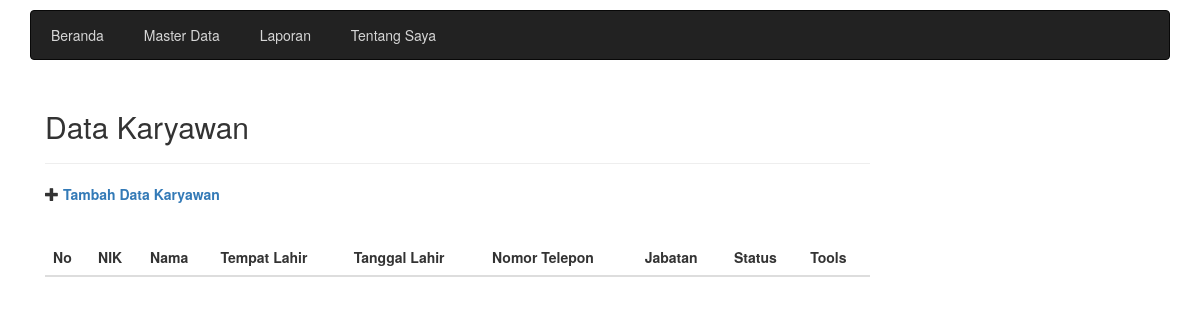
Before: /karyawan_data.php with the older database file.
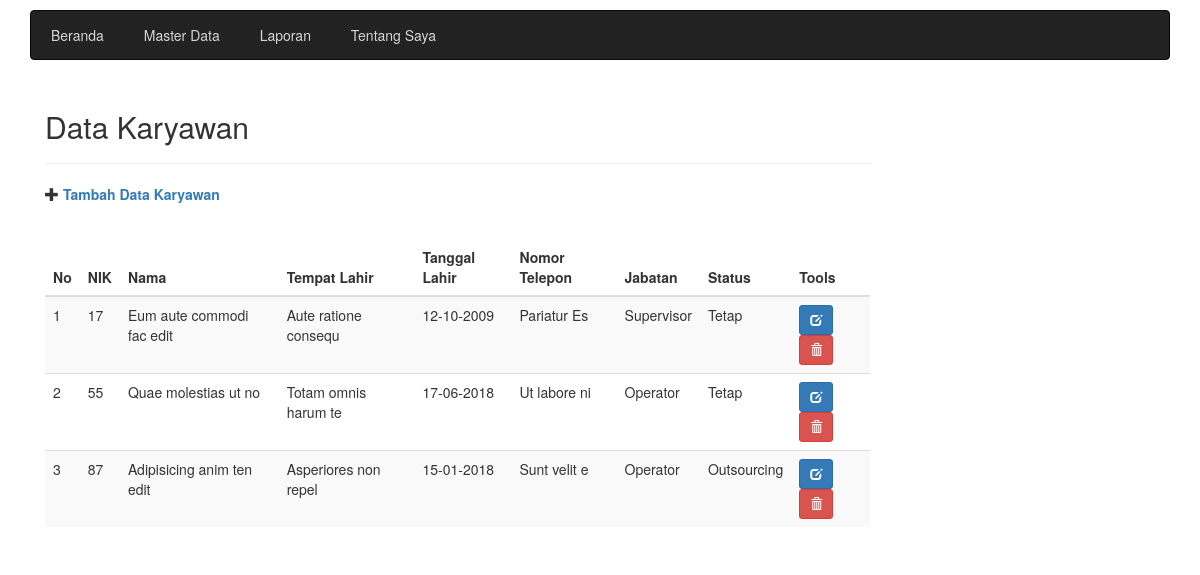
After: the same page with the newer database file.
### tables this page shows
CREATE TABLE `tkaryawan` (
  `nik` char(20) NOT NULL,
  `nama` varchar(100) NOT NULL,
  `tempat_lahir` varchar(100) NOT NULL,
  `tanggal_lahir` date NOT NULL,
  `alamat` text NOT NULL,
  `no_telepon` char(12) NOT NULL,
  `jabatan` varchar(15) NOT NULL,
  `status` varchar(15) NOT NULL
);

### library.php (called while the page is built, shortened)
<?php
    function IndonesiaTgl($tanggal){
        $tgl = substr($tanggal, 8, 2);
        $bln = substr($tanggal, 5, 2);
        $thn = substr($tanggal, 0, 4);
        $tanggal = "$tgl-$bln-$thn";
        return $tanggal;
    }
?>

### karyawan_data.php (the view)
<?php
	include('header.php');
?>
<div class="col-sm-9">
	<h2>Data Karyawan</h2>
	<hr>
	<div class="form-group">
        <span class="glyphicon glyphicon-plus" aria-hidden="true"></span>
        <a href="karyawan_add.php">Tambah Data Karyawan</a>
    </div>
    <br>
    <div class="table-responsive">
        <table class="table table-striped table=hovered">
            <thead>
                <tr>
                    <th>No</th>
                    <th>NIK</th>
                    <th>Nama</th>
                    <th>Tempat Lahir</th>
                    <th>Tanggal Lahir</th>
                    <th>Nomor Telepon</th>
                    <th>Jabatan</th>
                    <th>Status</th>
                    <th>Tools</th>
                </tr>
            </thead>
            <tbody>
                <?php
                    $mySql = "SELECT * FROM tkaryawan";
                    $myQry = mysqli_query($koneksi, $mySql) or die (" Query salah: ".mysqli_error($koneksi));
                    $nomor = 1;
                    while($komlomData = mysqli_fetch_array($myQry)){
                ?>
                <tr>
                    <td><?=$nomor++?></td>
                    <td><?=$komlomData['nik']?></td>
                    <td><?=$komlomData['nama']?></td>
                    <td><?=$komlomData['tempat_lahir']?></td>
                    <td><?=IndonesiaTgl($komlomData['tanggal_lahir'])?></td>
                    <td><?=$komlomData['no_telepon']?></td>
                    <td><?=$komlomData['jabatan']?></td>
                    <td><?=$komlomData['status']?></td>
                    <td>
                        <a href="karyawan_edit.php?nik=<?=$komlomData['nik']?>" title="Edit Data" class="btn btn-primary btn-sm">
                            <span class="glyphicon glyphicon-edit" aria-hidden="true"></span>
                        </a>
                        <a href="karyawan_delete.php?nik=<?=$komlomData['nik']?>" title="Hapus Data" class="btn btn-danger btn-sm">
                            <span class="glyphicon glyphicon-trash" aria-hidden="true"></span>
                        </a>
                    </td>
                </tr>
                <?php
                    }
                ?>
            </tbody>
        </table>
    </div>
</div>
<?php
	include('footer.php');
?>

### header.php (shortened to what this page needs)
<?php
	include('library.php');
?>
<!DOCTYPE html>
<html>
<head>
	<link rel="stylesheet" type="text/css" href="css/site.css">
	<link rel="stylesheet" type="text/css" href="css/bootstrap.min.css">
</head>
<body>
	<div class="container">
		<div class="content">
			<nav class="navbar navbar-inverse">
				<div id="navbar">
					<ul class="dropDownMenu">
						<li><a href="./">Beranda</a></li>
						<li><a href="#">Master Data</a>
						</li>
						<li>
							<a href="#">Laporan</a>
						</li>
						<li><a href="tentang-saya.php">Tentang Saya</a></li>
					</ul>
				</div>
			</nav>
		</div>
	</div>
	<div class="container">
		<div class="content">

### footer.php (shortened to what this page needs)
</div>
	</div>
</body>
</html>

### css/site.css (style rules this page uses)
.content { margin-top: 10px; }
.form-group { margin-bottom: 15px; }
.form-group a { font-weight:bold; }
#navbar { width:100%; background:none; color:#fff; position:absolute; clear:both; top:4px; }
.dropDownMenu, .dropDownMenu ul { list-style: none; margin: 0; padding: 0; }
.dropDownMenu li { position: relative; }
.dropDownMenu a { padding: 10px 20px; display: block; text-decoration: none; color:#d6d6d6; }
.dropDownMenu > li { display: inline-block; vertical-align: top; margin-left: -4px; }
.dropDownMenu > li:first-child { margin-left: 0; }

Changed rows visible on the page:
added tkaryawan: nik "17", nama "Eum aute commodi fac edit", tempat_lahir "Aute ratione consequ", tanggal_lahir "12-10-2009", no_telepon "Pariatur Es", jabatan "Supervisor", status "Tetap"
added tkaryawan: nik "55", nama "Quae molestias ut no", tempat_lahir "Totam omnis harum te", tanggal_lahir "17-06-2018", no_telepon "Ut labore ni", jabatan "Operator", status "Tetap"
added tkaryawan: nik "87", nama "Adipisicing anim ten edit", tempat_lahir "Asperiores non repel", tanggal_lahir "15-01-2018", no_telepon "Sunt velit e", jabatan "Operator", status "Outsourcing"
